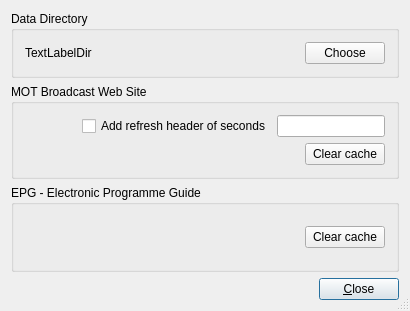
<?xml version="1.0" encoding="UTF-8"?>
<ui version="4.0">
 <class>CMultSettingsDlgBase</class>
 <widget class="QDialog" name="CMultSettingsDlgBase">
  <property name="geometry">
   <rect>
    <x>0</x>
    <y>0</y>
    <width>410</width>
    <height>311</height>
   </rect>
  </property>
  <property name="sizePolicy">
   <sizepolicy hsizetype="Preferred" vsizetype="Preferred">
    <horstretch>0</horstretch>
    <verstretch>0</verstretch>
   </sizepolicy>
  </property>
  <property name="cursor">
   <cursorShape>ArrowCursor</cursorShape>
  </property>
  <property name="windowTitle">
   <string>Multimedia settings</string>
  </property>
  <property name="windowIcon">
   <iconset resource="res/icons.qrc">
    <normaloff>:/icons/MainIcon.png</normaloff>:/icons/MainIcon.png</iconset>
  </property>
  <property name="sizeGripEnabled">
   <bool>true</bool>
  </property>
  <layout class="QVBoxLayout">
   <property name="spacing">
    <number>6</number>
   </property>
   <property name="margin">
    <number>11</number>
   </property>
   <item>
    <widget class="QGroupBox" name="DirGroup">
     <property name="title">
      <string>Data Directory</string>
     </property>
     <layout class="QHBoxLayout">
      <property name="spacing">
       <number>6</number>
      </property>
      <property name="margin">
       <number>11</number>
      </property>
      <item>
       <layout class="QHBoxLayout">
        <property name="spacing">
         <number>6</number>
        </property>
        <property name="margin">
         <number>0</number>
        </property>
        <item>
         <widget class="QLabel" name="TextLabelDir">
          <property name="sizePolicy">
           <sizepolicy hsizetype="Expanding" vsizetype="Minimum">
            <horstretch>0</horstretch>
            <verstretch>0</verstretch>
           </sizepolicy>
          </property>
          <property name="text">
           <string>TextLabelDir</string>
          </property>
          <property name="wordWrap">
           <bool>false</bool>
          </property>
         </widget>
        </item>
        <item>
         <widget class="QPushButton" name="PushButtonChooseDir">
          <property name="text">
           <string>Choose</string>
          </property>
         </widget>
        </item>
       </layout>
      </item>
     </layout>
    </widget>
   </item>
   <item>
    <widget class="QGroupBox" name="MOTGroup">
     <property name="sizePolicy">
      <sizepolicy hsizetype="Preferred" vsizetype="Expanding">
       <horstretch>0</horstretch>
       <verstretch>0</verstretch>
      </sizepolicy>
     </property>
     <property name="minimumSize">
      <size>
       <width>0</width>
       <height>0</height>
      </size>
     </property>
     <property name="title">
      <string>MOT Broadcast Web Site</string>
     </property>
     <layout class="QVBoxLayout">
      <property name="spacing">
       <number>6</number>
      </property>
      <property name="margin">
       <number>11</number>
      </property>
      <item>
       <layout class="QHBoxLayout">
        <property name="spacing">
         <number>6</number>
        </property>
        <property name="margin">
         <number>0</number>
        </property>
        <item>
         <spacer name="Spacer10">
          <property name="orientation">
           <enum>Qt::Horizontal</enum>
          </property>
          <property name="sizeType">
           <enum>QSizePolicy::Expanding</enum>
          </property>
          <property name="sizeHint" stdset="0">
           <size>
            <width>20</width>
            <height>20</height>
           </size>
          </property>
         </spacer>
        </item>
        <item>
         <widget class="QCheckBox" name="CheckBoxAddRefresh">
          <property name="sizePolicy">
           <sizepolicy hsizetype="Fixed" vsizetype="Fixed">
            <horstretch>0</horstretch>
            <verstretch>0</verstretch>
           </sizepolicy>
          </property>
          <property name="text">
           <string>Add refresh header of seconds</string>
          </property>
         </widget>
        </item>
        <item>
         <widget class="QLineEdit" name="EdtSecRefresh">
          <property name="sizePolicy">
           <sizepolicy hsizetype="Minimum" vsizetype="Minimum">
            <horstretch>0</horstretch>
            <verstretch>0</verstretch>
           </sizepolicy>
          </property>
          <property name="text">
           <string/>
          </property>
          <property name="maxLength">
           <number>4</number>
          </property>
         </widget>
        </item>
       </layout>
      </item>
      <item>
       <layout class="QHBoxLayout">
        <property name="spacing">
         <number>6</number>
        </property>
        <property name="margin">
         <number>0</number>
        </property>
        <item>
         <spacer name="Spacer9">
          <property name="orientation">
           <enum>Qt::Horizontal</enum>
          </property>
          <property name="sizeType">
           <enum>QSizePolicy::Expanding</enum>
          </property>
          <property name="sizeHint" stdset="0">
           <size>
            <width>20</width>
            <height>20</height>
           </size>
          </property>
         </spacer>
        </item>
        <item>
         <widget class="QPushButton" name="buttonClearCacheMOT">
          <property name="sizePolicy">
           <sizepolicy hsizetype="Fixed" vsizetype="Fixed">
            <horstretch>0</horstretch>
            <verstretch>0</verstretch>
           </sizepolicy>
          </property>
          <property name="text">
           <string>Clear cache</string>
          </property>
         </widget>
        </item>
       </layout>
      </item>
     </layout>
    </widget>
   </item>
   <item>
    <widget class="QGroupBox" name="EPGGroup">
     <property name="sizePolicy">
      <sizepolicy hsizetype="Preferred" vsizetype="Expanding">
       <horstretch>0</horstretch>
       <verstretch>0</verstretch>
      </sizepolicy>
     </property>
     <property name="minimumSize">
      <size>
       <width>0</width>
       <height>0</height>
      </size>
     </property>
     <property name="title">
      <string>EPG - Electronic Programme Guide</string>
     </property>
     <layout class="QGridLayout">
      <property name="margin">
       <number>11</number>
      </property>
      <property name="spacing">
       <number>6</number>
      </property>
      <item row="0" column="0">
       <layout class="QHBoxLayout">
        <property name="spacing">
         <number>6</number>
        </property>
        <property name="margin">
         <number>0</number>
        </property>
        <item>
         <spacer name="Spacer2">
          <property name="orientation">
           <enum>Qt::Horizontal</enum>
          </property>
          <property name="sizeType">
           <enum>QSizePolicy::Expanding</enum>
          </property>
          <property name="sizeHint" stdset="0">
           <size>
            <width>20</width>
            <height>20</height>
           </size>
          </property>
         </spacer>
        </item>
        <item>
         <widget class="QPushButton" name="buttonClearCacheEPG">
          <property name="sizePolicy">
           <sizepolicy hsizetype="Fixed" vsizetype="Fixed">
            <horstretch>0</horstretch>
            <verstretch>0</verstretch>
           </sizepolicy>
          </property>
          <property name="text">
           <string>Clear cache</string>
          </property>
         </widget>
        </item>
       </layout>
      </item>
     </layout>
    </widget>
   </item>
   <item>
    <layout class="QHBoxLayout">
     <property name="spacing">
      <number>6</number>
     </property>
     <property name="margin">
      <number>0</number>
     </property>
     <item>
      <spacer name="Spacer5">
       <property name="orientation">
        <enum>Qt::Horizontal</enum>
       </property>
       <property name="sizeType">
        <enum>QSizePolicy::Expanding</enum>
       </property>
       <property name="sizeHint" stdset="0">
        <size>
         <width>20</width>
         <height>20</height>
        </size>
       </property>
      </spacer>
     </item>
     <item>
      <layout class="QVBoxLayout">
       <property name="spacing">
        <number>6</number>
       </property>
       <property name="margin">
        <number>0</number>
       </property>
       <item>
        <widget class="QPushButton" name="buttonOk">
         <property name="text">
          <string>&amp;Close</string>
         </property>
         <property name="autoDefault">
          <bool>true</bool>
         </property>
         <property name="default">
          <bool>true</bool>
         </property>
        </widget>
       </item>
      </layout>
     </item>
    </layout>
   </item>
  </layout>
 </widget>
 <tabstops>
  <tabstop>CheckBoxAddRefresh</tabstop>
  <tabstop>EdtSecRefresh</tabstop>
  <tabstop>buttonClearCacheMOT</tabstop>
  <tabstop>buttonClearCacheEPG</tabstop>
  <tabstop>buttonOk</tabstop>
 </tabstops>
 <resources>
  <include location="res/icons.qrc"/>
 </resources>
 <connections>
  <connection>
   <sender>buttonOk</sender>
   <signal>clicked()</signal>
   <receiver>CMultSettingsDlgBase</receiver>
   <slot>accept()</slot>
   <hints>
    <hint type="sourcelabel">
     <x>20</x>
     <y>20</y>
    </hint>
    <hint type="destinationlabel">
     <x>20</x>
     <y>20</y>
    </hint>
   </hints>
  </connection>
 </connections>
</ui>
